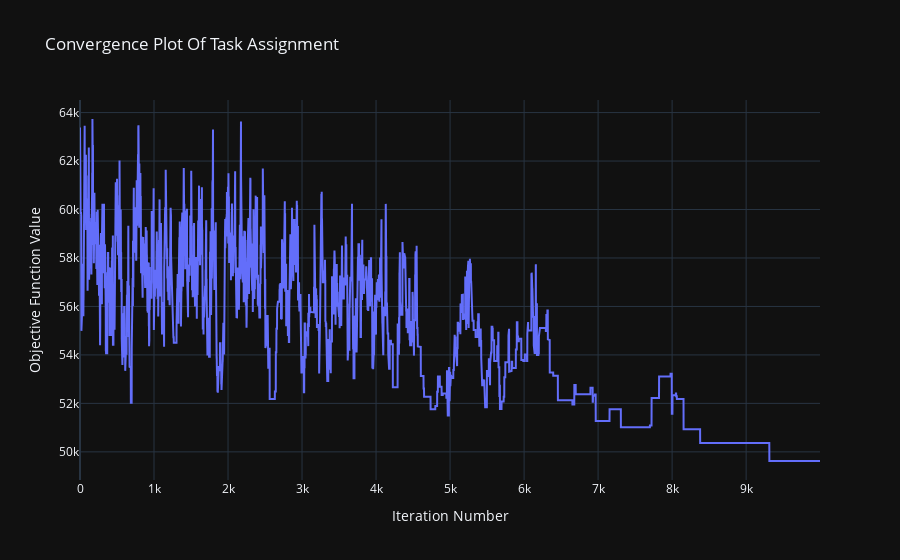

Notebook cell for this chart:
### Code cell
test_sys_SA=copy.deepcopy(sys4)
test_sys_SA.plott()
simulated_annealing_TaskAssignment(test_sys_SA,1000,0.1,0.1)
test_sys_SA.plott()

### Figure 1 — Plotly figure (JSON) as saved in the notebook; plotly's stock layout.template omitted (floating-point values rounded to 4 significant figures; data arrays with more than 128 entries replaced by an {"elided": "..."} marker saying what was removed)
{"data": [{"mode": "lines", "x": {"elided": "9999 int values"}, "y": {"elided": "9999 float values"}, "type": "scatter"}], "layout": {"title": {"text": "Convergence Plot Of Task Assignment "}, "xaxis": {"title": {"text": "Iteration Number"}}, "yaxis": {"title": {"text": "Objective Function Value"}}}}
